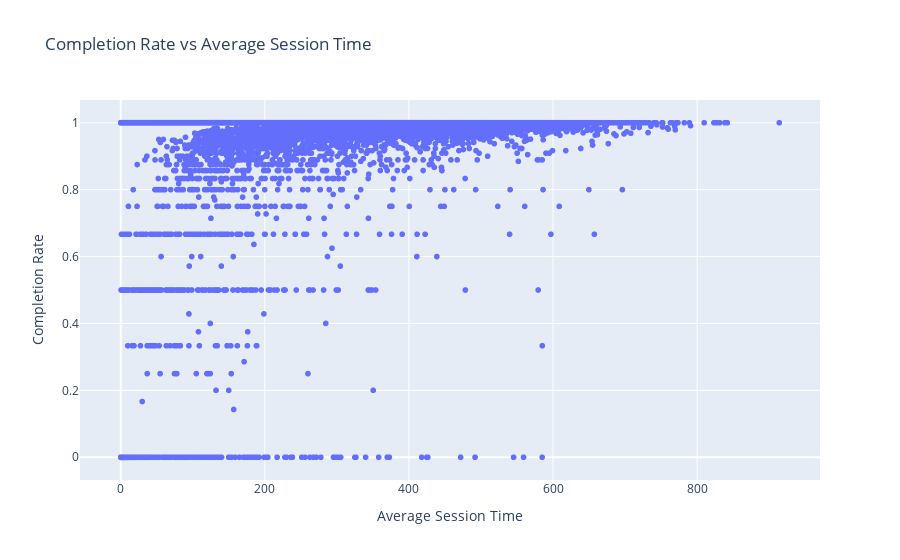

Notebook code for this chart:
### Code cell
px.scatter(data, x = 'Average Session Time', y = 'Completion Rate', title='Completion Rate vs Average Session Time')

### Figure 1 — Plotly figure (JSON) as saved in the notebook; plotly's stock layout.template omitted (floating-point values rounded to 4 significant figures; data arrays with more than 128 entries replaced by an {"elided": "..."} marker saying what was removed)
{"data": [{"hovertemplate": "Average Session Time=%{x}<br>Completion Rate=%{y}<extra></extra>", "legendgroup": "", "marker": {"color": "#636efa", "symbol": "circle"}, "mode": "markers", "name": "", "showlegend": false, "type": "scattergl", "x": {"elided": "19537 float values"}, "xaxis": "x", "y": {"elided": "19537 float values"}, "yaxis": "y"}], "layout": {"legend": {"tracegroupgap": 0}, "title": {"text": "Completion Rate vs Average Session Time"}, "xaxis": {"anchor": "y", "domain": [0, 1], "title": {"text": "Average Session Time"}}, "yaxis": {"anchor": "x", "domain": [0, 1], "title": {"text": "Completion Rate"}}}}
